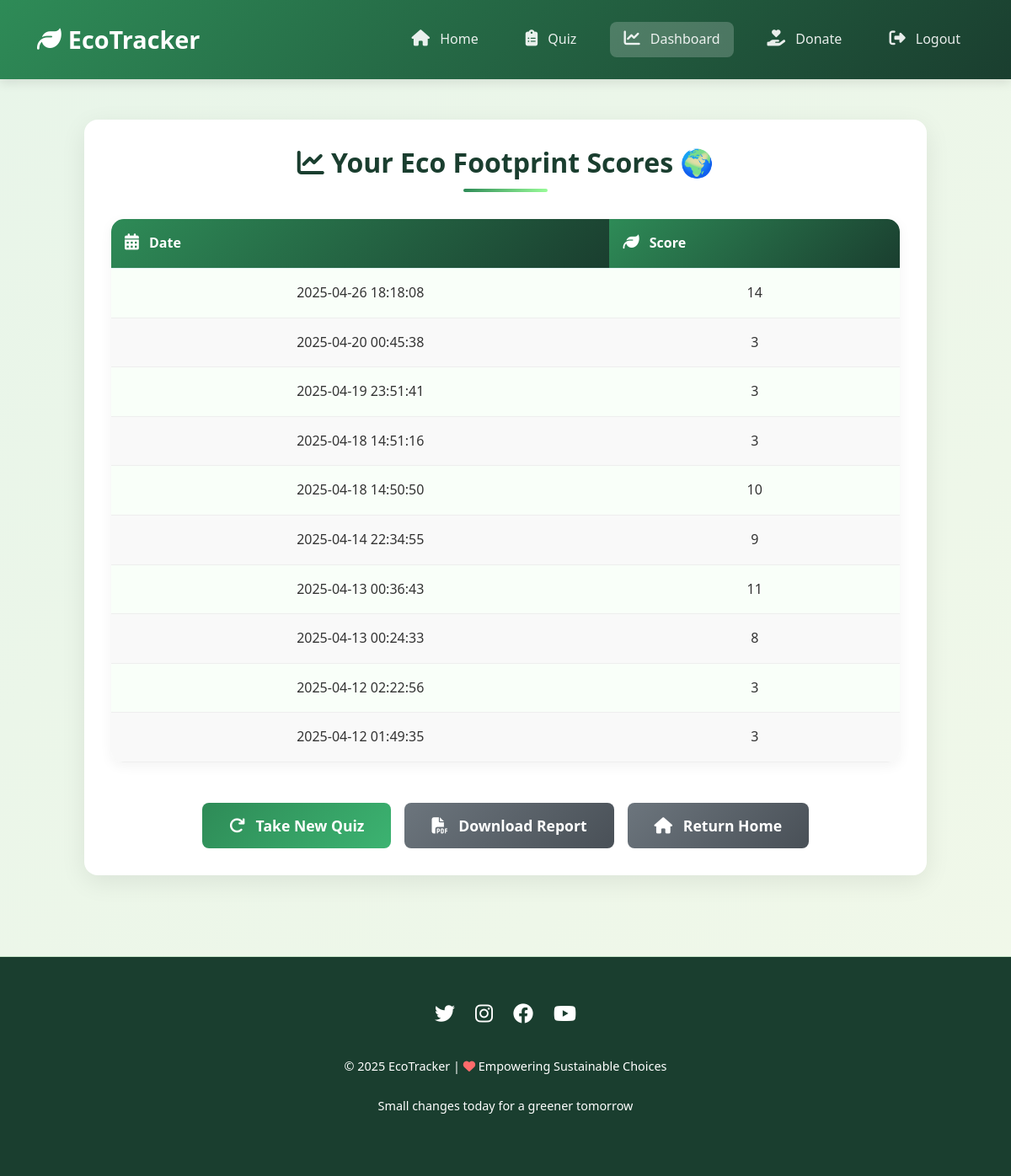
/dashboard (signed in), run on the app's committed database.
### tables this page shows
CREATE TABLE quiz_responses (
        id INTEGER PRIMARY KEY AUTOINCREMENT,
        transport TEXT,
        diet TEXT,
        electricity TEXT,
        score INTEGER,
        timestamp DATETIME DEFAULT CURRENT_TIMESTAMP
    , user_id INTEGER);

### app.py (the view)
@app.route('/dashboard')
def dashboard():
    if 'user_id' not in session:
        return redirect('/login')
    db = get_db()
    c = db.cursor()
    c.execute('''
        SELECT timestamp, score FROM quiz_responses
        WHERE user_id = ?
        ORDER BY timestamp DESC
    ''', (session['user_id'],))
    results = c.fetchall()
    return render_template('dashboard.html', results=results)

### app.py (called while the page is built)
def get_db():
    db = getattr(g, '_database', None)
    if db is None:
        db = g._database = sqlite3.connect(DATABASE)
    return db

@app.teardown_appcontext
def close_connection(exception):
    db = getattr(g, '_database', None)
    if db is not None:
        db.close()

### templates/dashboard.html (shortened to what this page needs)
{% extends "base.html" %}
{% block content %}
<!DOCTYPE html>
<html lang="en">
<head>
    <link href="https://cdn.jsdelivr.net/npm/bootstrap@5.3.0/dist/css/bootstrap.min.css" rel="stylesheet">
    <link rel="stylesheet" href="https://cdnjs.cloudflare.com/ajax/libs/animate.css/4.1.1/animate.min.css">
    <link rel="stylesheet" href="https://cdnjs.cloudflare.com/ajax/libs/font-awesome/6.4.0/css/all.min.css">
</head>
<body>
    <div class="dashboard-container">
        <h2 class="dashboard-title animate__animated animate__fadeIn">
            <i class="fas fa-chart-line"></i> Your Eco Footprint Scores 🌍
        </h2>
        {% if results %}
        <div class="dashboard-table-wrapper animate__animated animate__fadeInUp">
            <table class="dashboard-table">
                <thead>
                    <tr>
                        <th><i class="fas fa-calendar-alt icon"></i> Date</th>
                        <th><i class="fas fa-leaf icon"></i> Score</th>
                    </tr>
                </thead>
                <tbody>
                    {% for row in results %}
                    <tr>
                        <td>{{ row[0] }}</td>
                        <td>{{ row[1] }}</td>
                    </tr>
                    {% endfor %}
                </tbody>
            </table>
        </div>
        <div class="action-buttons">
            <a href="/quiz" class="btn-dashboard animate__animated animate__fadeInLeft">
                <i class="fas fa-redo icon"></i> Take New Quiz
            </a>
            <a href="/generate-report" class="btn-dashboard btn-report animate__animated animate__fadeIn">
                <i class="fas fa-file-pdf icon"></i> Download Report
            </a>
            <a href="/" class="btn-dashboard animate__animated animate__fadeInRight" style="background: linear-gradient(135deg, #6c757d, #495057);">
                <i class="fas fa-home icon"></i> Return Home
            </a>
        </div>
        {% endif %}
    </div>
</body>
</html>
{% endblock %}

### static/style.css (style rules this page uses)
* { margin: 0; padding: 0; box-sizing: border-box; }
body { font-family: 'Segoe UI', Tahoma, Geneva, Verdana, sans-serif; background: linear-gradient(135deg, #e8f5e9, #f1f8e9); color: #2e7d32; min-height: 100vh; display: flex; flex-direction: column; justify-content: space-between; line-height: 1.6; }
.dashboard-container { max-width: 900px; margin: 80px auto 60px; padding: 30px; background-color: #ffffff; border-radius: 20px; box-shadow: 0 0 25px rgba(34, 139, 34, 0.1); text-align: center; animation: fadeIn 0.8s ease-in; }
.dashboard-title { font-size: 32px; color: #2e7d32; margin-bottom: 30px; }
.dashboard-table-wrapper { overflow-x: auto; }
.dashboard-table { width: 100%; border-collapse: collapse; font-size: 18px; background-color: #f9fff9; border-radius: 15px; overflow: hidden; box-shadow: 0 2px 10px rgba(0,0,0,0.06); }
.dashboard-table th, .dashboard-table td { padding: 16px; text-align: center; border-bottom: 1px solid #e0f2f1; }
.dashboard-table th { background-color: #dcedc8; color: #33691e; font-weight: 600; }

### templates/base.html (style rules this page uses)
:root { --primary-color: #2e8b57; --secondary-color: #3cb371; --accent-color: #98fb98; --dark-color: #1a3e2f; --light-color: #f8f9fa; }
.icon { margin-right: 0.5rem; font-size: 1.2rem; }

### templates/dashboard.html (style rules this page uses)
:root { --primary-color: #2e8b57; --secondary-color: #3cb371; --accent-color: #98fb98; --dark-color: #1a3e2f; --light-color: #f8f9fa; }
body { font-family: 'Segoe UI', Tahoma, Geneva, Verdana, sans-serif; background-color: #f5f5f5; color: #333; line-height: 1.6; }
.dashboard-container { max-width: 1000px; margin: 3rem auto; padding: 2rem; background: white; border-radius: 1rem; box-shadow: 0 8px 30px rgba(0,0,0,0.08); animation: fadeIn 0.6s ease-out; }
.dashboard-title { color: var(--dark-color); margin-bottom: 2rem; font-weight: 700; position: relative; padding-bottom: 1rem; text-align: center; }
.dashboard-title::after { content: ''; position: absolute; bottom: 0; left: 50%; transform: translateX(-50%); width: 100px; height: 4px; background: linear-gradient(90deg, var(--primary-color), var(--accent-color)); border-radius: 2px; }
.dashboard-table-wrapper { overflow-x: auto; margin: 2rem 0; border-radius: 0.8rem; box-shadow: 0 4px 15px rgba(0,0,0,0.05); }
.dashboard-table { width: 100%; border-collapse: collapse; font-size: 1rem; }
.dashboard-table th { background: linear-gradient(135deg, var(--primary-color), var(--dark-color)); color: white; padding: 1rem; text-align: left; font-weight: 600; }
.dashboard-table td { padding: 1rem; border-bottom: 1px solid #eee; }
.dashboard-table tr:nth-child(even) { background-color: #f9f9f9; }
.btn-dashboard { background: linear-gradient(135deg, var(--primary-color), var(--secondary-color)); border: none; padding: 0.8rem 2rem; font-size: 1.1rem; font-weight: 600; border-radius: 0.5rem; color: white; cursor: pointer; transition: all 0.3s ease; text-decoration: none; display: inline-block; margin-top: 1rem; }
.btn-report { background: linear-gradient(135deg, #6c757d, #495057); }
.action-buttons { display: flex; justify-content: center; gap: 1rem; margin-top: 2rem; }
.icon { margin-right: 0.5rem; font-size: 1.2rem; }

### data on the page
quiz_responses: timestamp "2025-04-26 18:18:08", score "14"
quiz_responses: timestamp "2025-04-20 00:45:38", score "3"
quiz_responses: timestamp "2025-04-19 23:51:41", score "3"
quiz_responses: timestamp "2025-04-18 14:51:16", score "3"
quiz_responses: timestamp "2025-04-18 14:50:50", score "10"
quiz_responses: timestamp "2025-04-14 22:34:55", score "9"
quiz_responses: timestamp "2025-04-13 00:36:43", score "11"
quiz_responses: timestamp "2025-04-13 00:24:33", score "8"
quiz_responses: timestamp "2025-04-12 02:22:56", score "3"
quiz_responses: timestamp "2025-04-12 01:49:35", score "3"
